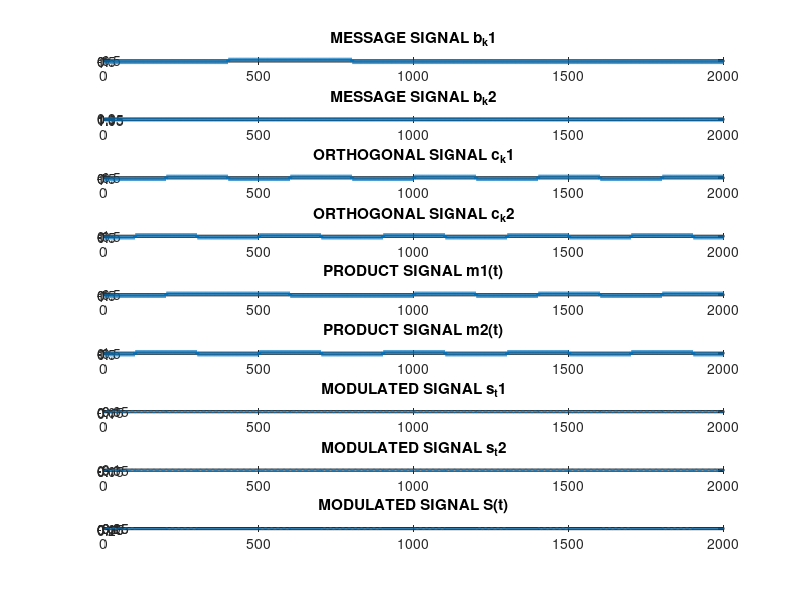
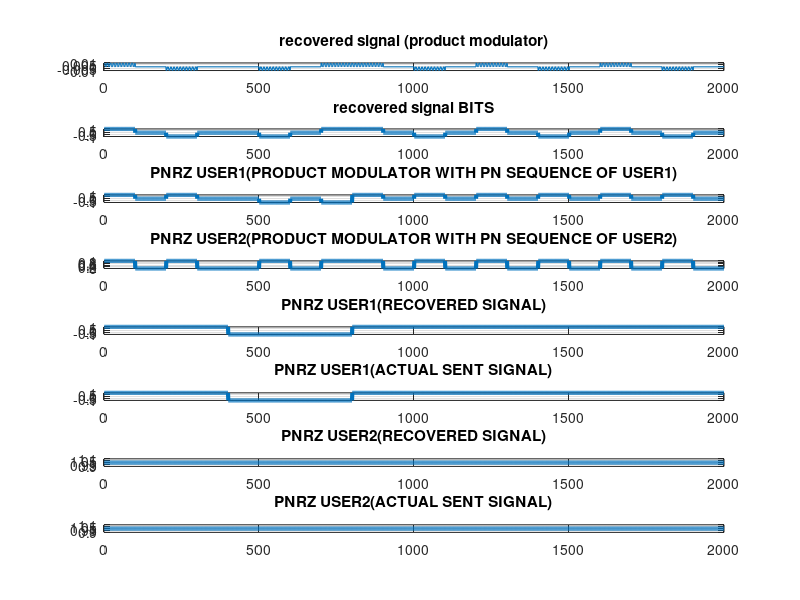

MATLAB code to generate these figures, in order:
%NAME:ARCHIT VASHIST
%ROLL NO:2021BEC0022


%% CDMA IMPLEMENTATION IN MATLAB
clc;
clear all;
close all;

tic
%bit generation
b_k1=round(rand(1,5));
b_k2=round(rand(1,5));
disp('Input signal bits 1');
disp(b_k1);
disp('Input signal bits 2');
disp(b_k2);


% career frequency
fc=100;

%sampling frequency
fs=20*fc;

%sampling time
Ts=1/fs;

%time interval for sampling
t=0:Ts:1-Ts;

%bit length
T_b=length(t)/length(b_k1);
T_c=T_b/4;

%career wave
phi_t=sqrt(2/T_b)*cos(2*pi*fc*t);

%%orthogonal codes allocated to each user
user1=[1 1 0 0 ];
user2=[1 0 0 1 ];



PNRZ_b_k1=[]; %PNRZ storing variable of message signal

%POLAR NRZ creation
for j=1:1:length(b_k1)
    if b_k1(j)==1
        x_t=repmat(b_k1(j),1,T_b);   
    else
        x_t=repmat(-1,1,T_b);
    end
    PNRZ_b_k1=cat(2,PNRZ_b_k1,x_t);
end


PNRZ_b_k2=[]; %PNRZ storing variable of message signal

%POLAR NRZ creation
for j=1:1:length(b_k2)
    if b_k2(j)==1
        x_t=repmat(b_k2(j),1,T_b);   
    else
        x_t=repmat(-1,1,T_b);
    end
    PNRZ_b_k2=cat(2,PNRZ_b_k2,x_t);
end


PNRZ_c_k1=[]; %PNRZ storing variable of carrier signal

%POLAR NRZ creation
for i=1:length(b_k1)
for j=1:1:length(user1)
    if user1(j)==1
        x_t=repmat(user1(j),1,T_c);   
    else
        x_t=repmat(-1,1,T_c);
    end
    PNRZ_c_k1=cat(2,PNRZ_c_k1,x_t);
end
end

PNRZ_c_k2=[]; %PNRZ storing variable of carrier signal
%POLAR NRZ creation
for i=1:length(b_k2)
for j=1:1:length(user2)
    if user2(j)==1
        x_t=repmat(user2(j),1,T_c);   
    else
        x_t=repmat(-1,1,T_c);
    end
    PNRZ_c_k2=cat(2,PNRZ_c_k2,x_t);
end
end



figure(1)
%PLOT MESSAGE SIGNAL
subplot(9,1,1);
plot(PNRZ_b_k1,'MarkerSize',3, ...
    'LineWidth',3);
title('MESSAGE SIGNAL b_k1')
grid on;


%plot career signal
subplot(9,1,2);
plot(PNRZ_b_k2,'MarkerSize',3, ...
    'LineWidth',3);
title('MESSAGE SIGNAL b_k2');
grid on;
%plot career signal
subplot(9,1,3);
plot(PNRZ_c_k1,'MarkerSize',3, ...
    'LineWidth',3);
title('ORTHOGONAL SIGNAL c_k1');
grid on;

%MODULATED SIGNAL
m_t1=PNRZ_c_k1.*PNRZ_b_k1;
m_t2=PNRZ_c_k2.*PNRZ_b_k2;

%plot modulated signal
subplot(9,1,4);
plot(PNRZ_c_k2,'MarkerSize',3, ...
    'LineWidth',3);
title('ORTHOGONAL SIGNAL c_k2');
grid on;

%plot modulated signal
subplot(9,1,5);
plot(m_t1,'MarkerSize',3, ...
    'LineWidth',3);
title('PRODUCT SIGNAL m1(t)');
grid on;

%plot modulated signal
subplot(9,1,6);
plot(m_t2,'MarkerSize',3, ...
    'LineWidth',3);
title('PRODUCT SIGNAL m2(t)');
grid on;





s_t1=m_t1.*phi_t;
s_t2=m_t2.*phi_t;

subplot(9,1,7);
plot(s_t1,'MarkerSize',1, ...
    'LineWidth',1);
title('MODULATED SIGNAL s_t1');
grid on;

subplot(9,1,8);
plot(s_t2,'MarkerSize',1, ...
    'LineWidth',1);
title('MODULATED SIGNAL s_t2');
grid on;

s_t=s_t1+s_t2;

%plot modulated signal
subplot(9,1,9);
plot(s_t,'MarkerSize',1, ...
    'LineWidth',1);
title('MODULATED SIGNAL S(t)');
grid on;

%%DEMODULATION SECTION

r_t=s_t.*phi_t;

figure(2)
subplot(8,1,1)
plot(r_t,'MarkerSize',1, ...
    'LineWidth',1);
title('recovered signal (product modulator)')
grid on;



bit_s = []; %integrator values
%TAKE t_c INTERVAL AND DO INTEGRATION FOR DECISION RULE 
for j = 1:length(user1)*length(b_k1)
    % calculate the start and end index for integration interval
    start_index = (j-1)*T_c+1;
    end_index = j*T_c;

    % integrator
    bit_sum = sum(r_t(start_index:end_index));
    
    % storing integrator values in an array for message signal creation
    bit_s = [bit_s bit_sum];

end



%DECISION RULE
bits=[];
for j=1:length(user1)*length(b_k1)
    if bit_s(j)>0 %THRESHOLD VALUE
        a=1;
    elseif bit_s(j)==0
        a=0;
    else
        a=-1;
    end
   bits =[bits a];
end

PNRZ_bits=[]; %PNRZ storing variable of message signal

%POLAR NRZ creation
for j=1:1:length(bits)
    if bits(j)==1
        x_t=repmat(bits(j),1,T_c);   
    elseif bits(j)==-1
        x_t=repmat(-1,1,T_c);
    else
        x_t=zeros(1,T_c);
    end
    PNRZ_bits=cat(2,PNRZ_bits,x_t);
end



subplot(8,1,2)
plot(PNRZ_bits,'MarkerSize',3, ...
    'LineWidth',3);
title('recovered signal BITS')
grid on;


u_1=PNRZ_bits.*PNRZ_c_k1;
u_2=PNRZ_bits.*PNRZ_c_k2;


subplot(8,1,3)
plot(u_1,'MarkerSize',1, ...
    'LineWidth',3);
title('PNRZ USER1(PRODUCT MODULATOR WITH PN SEQUENCE OF USER1)')
grid on;

subplot(8,1,4)
plot(u_2,'MarkerSize',1, ...
    'LineWidth',3);
title('PNRZ USER2(PRODUCT MODULATOR WITH PN SEQUENCE OF USER2)')
grid on;

bit_s1=[];
%TAKE t_b INTERVAL AND DO INTEGRATION FOR DECISION RULE 
for j = 1:length(b_k1)
    % calculate the start and end index for integration interval
    start_index = (j-1)*T_b+1;
    end_index = j*T_b;

    % integrator
    bit_sum = sum(u_1(start_index:end_index));
    
    % storing integrator values in an array for message signal creation
    bit_s1 = [bit_s1 bit_sum];

end



%DECISION RULE
bits1=[];
for j=1:length(bit_s1)
    if bit_s1(j)>0 %THRESHOLD VALUE
        a=1;
    else
        a=0;
    end
   bits1 =[bits1 a];
end




bit_s2=[];
%TAKE t_b INTERVAL AND DO INTEGRATION FOR DECISION RULE 
for j = 1:length(b_k2)
    % calculate the start and end index for integration interval
    start_index = (j-1)*T_b+1;
    end_index = j*T_b;

    % integrator
    bit_sum = sum(u_2(start_index:end_index));
    
    % storing integrator values in an array for message signal creation
    bit_s2 = [bit_s2 bit_sum];

end



%DECISION RULE
bits2=[];
for j=1:length(bit_s2)
    if bit_s2(j)>0 %THRESHOLD VALUE
        a=1;
    else
        a=0;
    end
   bits2 =[bits2 a];
end


PNRZ_bits1=[];
%POLAR NRZ creation
for j=1:1:length(bits1)
    if bits1(j)==1
        x_t=repmat(bits1(j),1,T_b);   
    else
        x_t=repmat(-1,1,T_b);
    end
    PNRZ_bits1=cat(2,PNRZ_bits1,x_t);
end

PNRZ_bits2=[];
%POLAR NRZ creation
for j=1:1:length(bits2)
    if bits2(j)==1
        x_t=repmat(bits2(j),1,T_b);   
    else
        x_t=repmat(-1,1,T_b);
    end
    PNRZ_bits2=cat(2,PNRZ_bits2,x_t);
end



subplot(8,1,5)
plot(PNRZ_bits1,'MarkerSize',1, ...
    'LineWidth',3);
title('PNRZ USER1(RECOVERED SIGNAL)')
grid on;

subplot(8,1,6)
plot(PNRZ_b_k1,'MarkerSize',1, ...
    'LineWidth',3);
title('PNRZ USER1(ACTUAL SENT SIGNAL)')
grid on;


subplot(8,1,7)
plot(PNRZ_bits2,'MarkerSize',1, ...
    'LineWidth',3);
title('PNRZ USER2(RECOVERED SIGNAL)')
grid on;

subplot(8,1,8)
plot(PNRZ_b_k2,'MarkerSize',1, ...
    'LineWidth',3);
title('PNRZ USER2(ACTUAL SENT SIGNAL)')
grid on;

if biterr(b_k1,bits1)==0
    disp('NO BIT ERROR FOR USER1')
else 
    disp('BIT ERROR FOR USER1')
end

if biterr(b_k2,bits2)==0
    disp('NO BIT ERROR FOR USER2')
else 
    disp('BIT ERROR FOR USER2')
end

toc


























